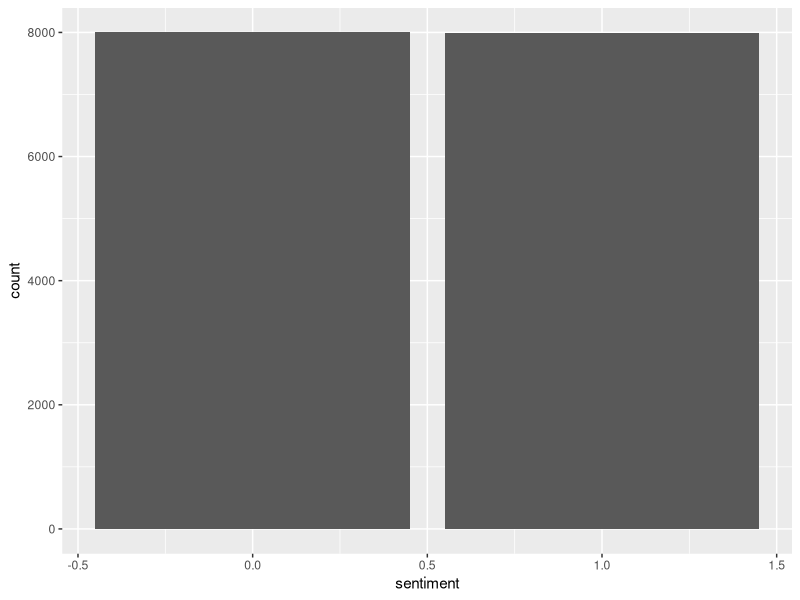
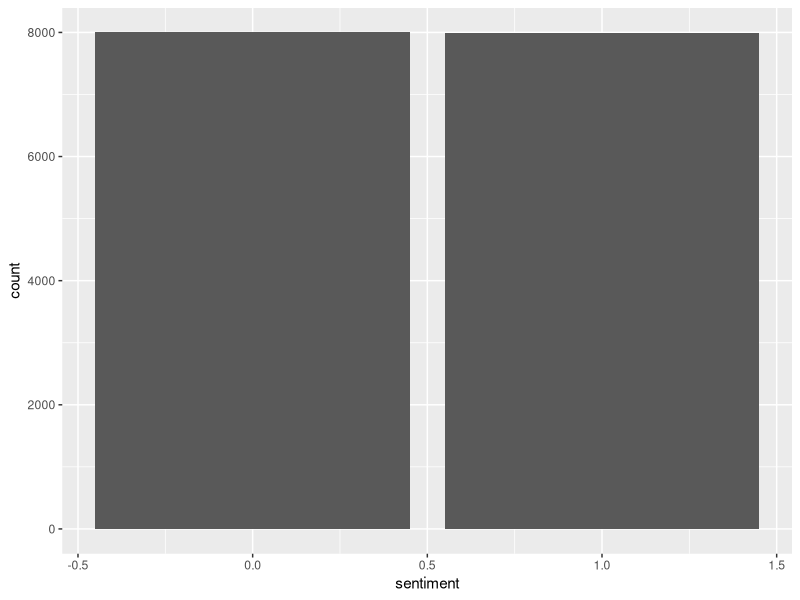

Write the R code that produced these figures, in order. (Note: this script raises an error after producing the figures.)
## ---- chunk 1
knitr::opts_chunk$set(echo = TRUE)
## ---- chunk 2
library(tidyverse)
library(tidytext)
library(caret)
## ---- chunk 3
tweets_positivos <- read.csv('positivos.csv', sep = ";", fileEncoding = "utf-8") %>%
  mutate(id = as.numeric(id))
tweets_positivos <- tweets_positivos[sample(nrow(tweets_positivos), 8000), ]

tweets_negativos <- read.csv('negativos2.csv') %>%
  mutate(id = as.numeric(id) + 8000)
tweets_negativos <- tweets_negativos[sample(nrow(tweets_negativos), 8000), ]

tweets <- rbind(tweets_positivos, tweets_negativos)
## ---- chunk 4
tweets %>%
  ggplot(aes(sentiment)) +
  geom_bar()
## ---- chunk 5
tweets_clean <- tweets %>%
  mutate(id = as.numeric(id),
    text = str_replace_all(text, " ?(f|ht)tp(s?)://(.*)[.][a-z]+/[A-Za-z0-9.-]+\\b", " URL")) %>%
  mutate(text = str_replace_all(text, "@\\w+", "USER")) %>%
  mutate(text = str_replace_all(text, "[)(:)#]", "")) %>%
  filter(!is.na(id))
## ---- chunk 6
tweets_clean %>%
  ggplot(aes(sentiment)) +
  geom_bar()
## ---- chunk 7
data_counts <- map_df(1:2,
                      ~ unnest_tokens(tweets_clean, word, text, 
                                      token = "ngrams", n = .x)) %>%
  anti_join(stop_words, by = "word") %>%
  count(id, word, sort = TRUE)
## ---- chunk 8
words_10 <- data_counts %>%
  group_by(word) %>%
  summarise(n = n()) %>% 
  filter(n >= 10) %>%
  select(word)
## ---- chunk 9
data_dtm <- data_counts %>%
  right_join(words_10, by = "word") %>%
  bind_tf_idf(word, id, n) %>%
  cast_dtm(id, word, tf_idf)
## ---- chunk 10
meta <- tibble(id = as.numeric(dimnames(data_dtm)[[1]])) %>%
  left_join(tweets_clean[!duplicated(tweets_clean$id), ], by = "id") %>%
  filter(!is.na(sentiment))
## ---- chunk 11
set.seed(1234)
trainIndex <- createDataPartition(meta$sentiment, p = 0.8, list = FALSE, times = 1)
## ---- chunk 12
data_df_train <- data_dtm[trainIndex, ] %>% as.matrix() %>% as.data.frame()
data_df_test <- data_dtm[-trainIndex, ] %>% as.matrix() %>% as.data.frame()

response_train <- meta$sentiment[trainIndex]
## ---- chunk 13
tweets_clean %>%
  anti_join(meta, by = "id") %>%
  head(25) %>%
  pull(text)
## ---- chunk 14
trctrl <- trainControl(method = "none")

nb_mod <- train(x = data_df_train,
                y = as.factor(response_train),
                method = "naive_bayes",
                trControl = trctrl,
                tuneGrid = data.frame(laplace = 0,
                                      usekernel = FALSE,
                                      adjust = FALSE))
## ---- chunk 15
nb_pred <- predict(nb_mod,
                   newdata = data_df_test)
## ---- chunk 16
nb_cm <- confusionMatrix(nb_pred, meta[-trainIndex, ]$disaster)
nb_cm
